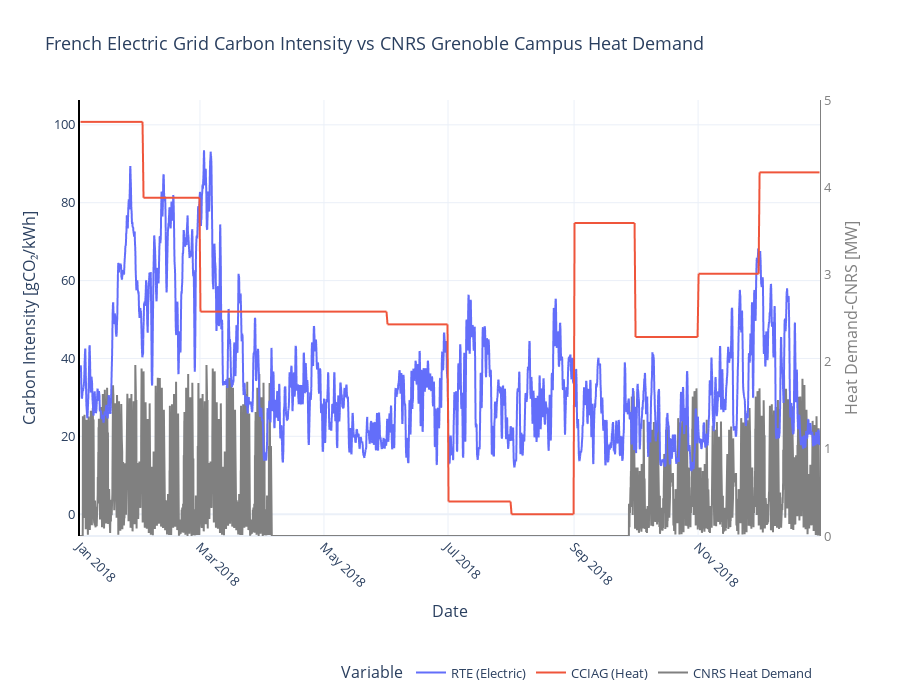

Here is the notebook cell this chart was saved with:
### Markdown cell above
- Plotting carbon intensities and heat demand for the site: factors influencing optimization

### Code cell
import plotly.express as px
import plotly.graph_objects as go

# Lissage sur 12 heures pour l'intensité carbone
df_smooth = df.copy()
df_smooth["Taux de Co2"] = df["Taux de Co2"].rolling(window=12, center=True).mean()
df_smooth["cciag_co2"] = df["cciag_co2"].rolling(window=12, center=True).mean()

fig = px.line(df_smooth, y=["Taux de Co2","cciag_co2"],
              labels={"value": "Carbon Intensity [gCO₂/kWh]", "variable": "Source"},
              title="French Electric Grid Carbon Intensity vs CNRS Grenoble Campus Heat Demand")

fig.data[0].name = "RTE (Electric)"
fig.data[1].name = "CCIAG (Heat)"

# Ajout de la demande de chaleur brute (sans modification) en gris
fig.add_trace(go.Scatter(
    x=df_smooth.index,
    y=df_smooth["Heat_demand[MW]"],  # Valeurs brutes, non modifiées
    name="CNRS Heat Demand",
    yaxis="y2",
    line=dict(color="gray", width=2)
))

# Mise à jour du layout
fig.update_layout(
    template="plotly_white",
    # width=100,
    height=700,
    font=dict(size=13),
    xaxis=dict(
        title="Date",
        showline=False,
        linecolor="black",
        # linewidth=2,
        tickangle=45
    ),
    yaxis=dict(
        title="Carbon Intensity [gCO₂/kWh]",
        linecolor="black",
        linewidth=2
    ),
    yaxis2=dict(
    title={
        "text":"Heat Demand-CNRS [MW]",
        "font":{"color" : "gray"}
          },
    overlaying="y",
    side="right",
    showgrid=False,
    linecolor="gray",
    tickfont=dict(color="gray"),
    range=[0, 5]
            )
    ,
    legend=dict(
        title = "Variable",
        orientation="h",
        yanchor="bottom",
        y=-0.35,
        x=0.35,
        font=dict(size=13)
    )
)

fig.show()

### Figure 1 — Plotly figure (JSON) as saved in the notebook; plotly's stock layout.template omitted (floating-point values rounded to 4 significant figures; data arrays with more than 128 entries replaced by an {"elided": "..."} marker saying what was removed)
{"data": [{"hovertemplate": "Source=Taux de Co2<br>date=%{x}<br>Carbon Intensity [gCO₂/kWh]=%{y}<extra></extra>", "legendgroup": "Taux de Co2", "line": {"color": "#636efa", "dash": "solid"}, "marker": {"symbol": "circle"}, "mode": "lines", "name": "RTE (Electric)", "showlegend": true, "type": "scattergl", "x": {"elided": "8736 str values"}, "xaxis": "x", "y": {"elided": "8736 float values"}, "yaxis": "y"}, {"hovertemplate": "Source=cciag_co2<br>date=%{x}<br>Carbon Intensity [gCO₂/kWh]=%{y}<extra></extra>", "legendgroup": "cciag_co2", "line": {"color": "#EF553B", "dash": "solid"}, "marker": {"symbol": "circle"}, "mode": "lines", "name": "CCIAG (Heat)", "showlegend": true, "type": "scattergl", "x": {"elided": "8736 str values"}, "xaxis": "x", "y": {"elided": "8736 float values"}, "yaxis": "y"}, {"line": {"color": "gray", "width": 2}, "name": "CNRS Heat Demand", "type": "scatter", "x": {"elided": "8736 str values"}, "y": {"elided": "8736 float values"}, "yaxis": "y2"}], "layout": {"font": {"size": 13}, "height": 700, "legend": {"font": {"size": 13}, "orientation": "h", "title": {"text": "Variable"}, "tracegroupgap": 0, "x": 0.35, "y": -0.35, "yanchor": "bottom"}, "title": {"text": "French Electric Grid Carbon Intensity vs CNRS Grenoble Campus Heat Demand"}, "xaxis": {"anchor": "y", "domain": [0, 1], "linecolor": "black", "showline": false, "tickangle": 45, "title": {"text": "Date"}}, "yaxis": {"anchor": "x", "domain": [0, 1], "linecolor": "black", "linewidth": 2, "title": {"text": "Carbon Intensity [gCO₂/kWh]"}}, "yaxis2": {"linecolor": "gray", "overlaying": "y", "range": [0, 5], "showgrid": false, "side": "right", "tickfont": {"color": "gray"}, "title": {"font": {"color": "gray"}, "text": "Heat Demand-CNRS [MW]"}}}}
